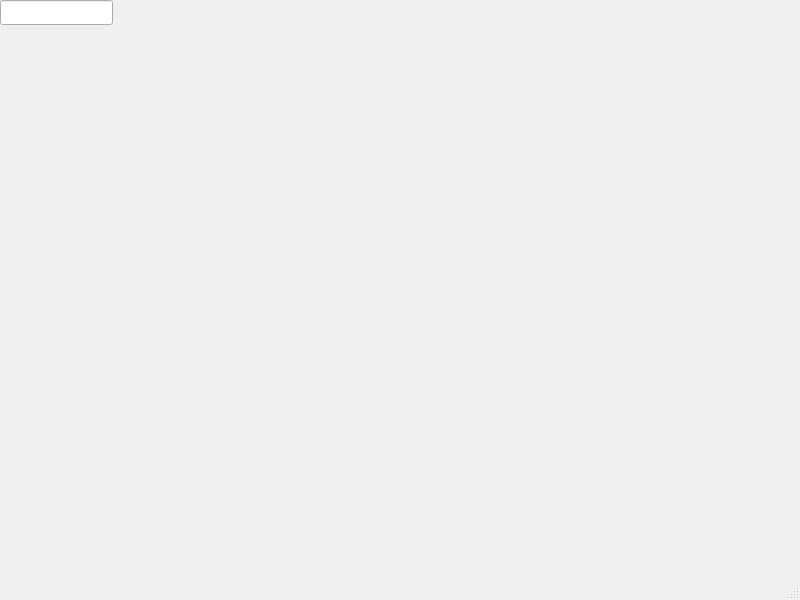
<?xml version="1.0" encoding="UTF-8"?>
<ui version="4.0">
 <class>MainWindow</class>
 <widget class="QMainWindow" name="MainWindow">
  <property name="geometry">
   <rect>
    <x>0</x>
    <y>0</y>
    <width>800</width>
    <height>600</height>
   </rect>
  </property>
  <property name="windowTitle">
   <string>MainWindow</string>
  </property>
  <widget class="QWidget" name="centralwidget">
   <widget class="QLineEdit" name="lineEdit">
    <property name="geometry">
     <rect>
      <x>0</x>
      <y>0</y>
      <width>113</width>
      <height>25</height>
     </rect>
    </property>
   </widget>
  </widget>
  <widget class="QMenuBar" name="menubar">
   <property name="geometry">
    <rect>
     <x>0</x>
     <y>0</y>
     <width>800</width>
     <height>22</height>
    </rect>
   </property>
  </widget>
  <widget class="QStatusBar" name="statusbar"/>
 </widget>
 <resources/>
 <connections/>
</ui>
